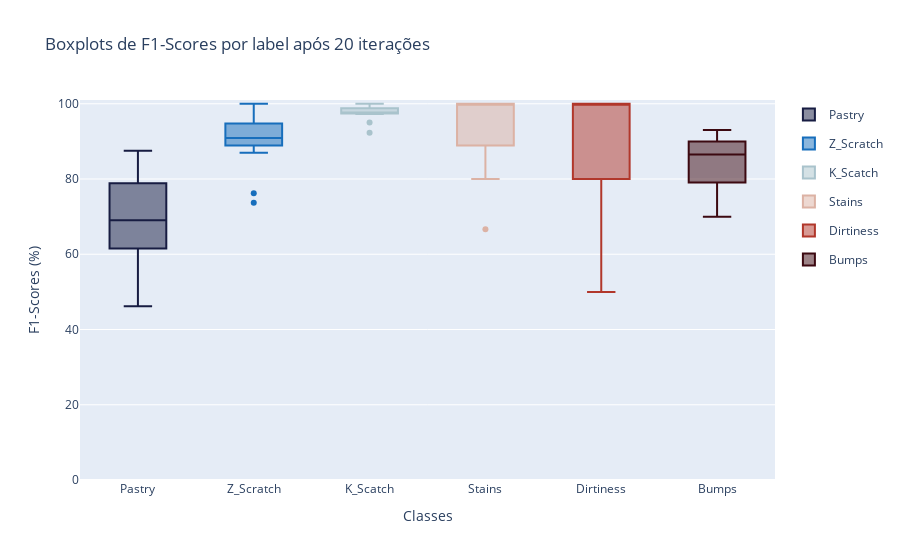

The notebook cell saved with this chart:
### Code cell
plot_label_metrics(knn_res, 'f1-scores', export=True, filename='knn_f1', path='../figs/metrics')

### Figure 1 — Plotly figure (JSON) as saved in the notebook; plotly's stock layout.template omitted (floating-point values rounded to 4 significant figures)
{"data": [{"legendgroup": "0", "marker": {"color": "rgb(23, 28, 66)"}, "name": "Pastry", "type": "box", "y": [76.92, 80, 57.14, 61.54, 66.67, 66.67, 77.78, 80, 75, 57.14, 58.82, 87.5, 82.35, 66.67, 66.67, 71.43, 75, 46.15, 61.54, 80]}, {"legendgroup": "1", "marker": {"color": "rgb(23, 110, 188)"}, "name": "Z_Scratch", "type": "box", "y": [94.74, 94.74, 95.24, 76.19, 86.96, 95.24, 94.74, 90, 94.74, 90, 73.68, 88.89, 87.5, 100, 88.89, 100, 94.12, 88.89, 90.91, 90.91]}, {"legendgroup": "2", "marker": {"color": "rgb(169, 195, 204)"}, "name": "K_Scatch", "type": "box", "y": [97.44, 100, 97.3, 97.3, 97.44, 100, 97.44, 100, 95, 92.31, 97.44, 97.56, 97.56, 97.44, 97.56, 97.44, 97.56, 100, 97.44, 100]}, {"legendgroup": "3", "marker": {"color": "rgb(220, 178, 164)"}, "name": "Stains", "type": "box", "y": [100, 100, 66.67, 100, 85.71, 88.89, 88.89, 100, 100, 100, 100, 85.71, 100, 100, 100, 100, 100, 100, 80, 100]}, {"legendgroup": "4", "marker": {"color": "rgb(177, 55, 43)"}, "name": "Dirtiness", "type": "box", "y": [100, 100, 85.71, 100, 85.71, 50, 80, 100, 66.67, 80, 100, 85.71, 100, 80, 80, 100, 100, 100, 100, 100]}, {"legendgroup": "5", "marker": {"color": "rgb(60, 9, 17)"}, "name": "Bumps", "type": "box", "y": [93.02, 90.48, 79.07, 79.07, 85, 87.8, 84.21, 93.02, 86.49, 70, 76.92, 91.89, 90, 90, 82.93, 88.37, 90, 79.07, 78.05, 86.49]}], "layout": {"autosize": true, "title": {"text": "Boxplots de F1-Scores por label após 20 iterações"}, "xaxis": {"autorange": true, "range": [-0.5, 5.5], "showspikes": false, "title": {"text": "Classes"}, "type": "category"}, "yaxis": {"autorange": false, "range": [0, 101], "showspikes": false, "title": {"text": "F1-Scores (%)"}, "type": "linear"}}}
